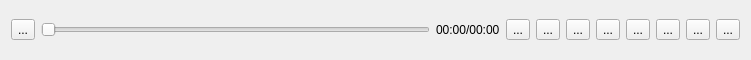
<?xml version="1.0" encoding="UTF-8"?>
<ui version="4.0">
 <class>videoCanvasTool</class>
 <widget class="QWidget" name="videoCanvasTool">
  <property name="geometry">
   <rect>
    <x>0</x>
    <y>0</y>
    <width>751</width>
    <height>60</height>
   </rect>
  </property>
  <property name="windowTitle">
   <string>Form</string>
  </property>
  <layout class="QHBoxLayout" name="horizontalLayout">
   <item>
    <widget class="QToolButton" name="playBtn">
     <property name="toolTip">
      <string>Play/Stop</string>
     </property>
     <property name="text">
      <string>...</string>
     </property>
     <property name="icon">
      <iconset resource="../resources/insta360studio.qrc">
       <normaloff>:/player/pause</normaloff>:/player/pause</iconset>
     </property>
     <property name="iconSize">
      <size>
       <width>36</width>
       <height>36</height>
      </size>
     </property>
    </widget>
   </item>
   <item>
    <widget class="QSlider" name="progressSlider">
     <property name="orientation">
      <enum>Qt::Horizontal</enum>
     </property>
    </widget>
   </item>
   <item>
    <widget class="QLabel" name="progressTime">
     <property name="text">
      <string>00:00/00:00</string>
     </property>
    </widget>
   </item>
   <item>
    <widget class="QToolButton" name="fullscreenBtn">
     <property name="toolTip">
      <string>Fullscreen</string>
     </property>
     <property name="text">
      <string>...</string>
     </property>
     <property name="icon">
      <iconset resource="../resources/insta360studio.qrc">
       <normaloff>:/player/fullscreen</normaloff>:/player/fullscreen</iconset>
     </property>
     <property name="iconSize">
      <size>
       <width>36</width>
       <height>36</height>
      </size>
     </property>
    </widget>
   </item>
   <item>
    <widget class="QToolButton" name="voiceBtn">
     <property name="toolTip">
      <string>Volume Switch</string>
     </property>
     <property name="text">
      <string>...</string>
     </property>
     <property name="icon">
      <iconset resource="../resources/insta360studio.qrc">
       <normaloff>:/player/volume_enabled</normaloff>:/player/volume_enabled</iconset>
     </property>
     <property name="iconSize">
      <size>
       <width>36</width>
       <height>36</height>
      </size>
     </property>
    </widget>
   </item>
   <item>
    <widget class="QToolButton" name="previewWindowBtn">
     <property name="toolTip">
      <string>Preview Window</string>
     </property>
     <property name="text">
      <string>...</string>
     </property>
     <property name="icon">
      <iconset resource="../resources/insta360studio.qrc">
       <normaloff>:/player/preview_windows_disabled</normaloff>:/player/preview_windows_disabled</iconset>
     </property>
     <property name="iconSize">
      <size>
       <width>36</width>
       <height>36</height>
      </size>
     </property>
    </widget>
   </item>
   <item>
    <widget class="QToolButton" name="projectionBtn">
     <property name="toolTip">
      <string>View Projection</string>
     </property>
     <property name="text">
      <string>...</string>
     </property>
     <property name="icon">
      <iconset resource="../resources/insta360studio.qrc">
       <normaloff>:/player/fisheye_mode_disabled</normaloff>:/player/fisheye_mode_disabled</iconset>
     </property>
     <property name="iconSize">
      <size>
       <width>36</width>
       <height>36</height>
      </size>
     </property>
    </widget>
   </item>
   <item>
    <widget class="QToolButton" name="snapshotBtn">
     <property name="toolTip">
      <string>Take Screenshot</string>
     </property>
     <property name="text">
      <string>...</string>
     </property>
     <property name="icon">
      <iconset resource="../resources/insta360studio.qrc">
       <normaloff>:/player/snapshot_disabled</normaloff>:/player/snapshot_disabled</iconset>
     </property>
     <property name="iconSize">
      <size>
       <width>36</width>
       <height>36</height>
      </size>
     </property>
    </widget>
   </item>
   <item>
    <widget class="QToolButton" name="editBtn">
     <property name="toolTip">
      <string>Edit With Studio</string>
     </property>
     <property name="text">
      <string>...</string>
     </property>
     <property name="icon">
      <iconset resource="../resources/insta360studio.qrc">
       <normaloff>:/player/edit_disabled</normaloff>:/player/edit_disabled</iconset>
     </property>
     <property name="iconSize">
      <size>
       <width>36</width>
       <height>36</height>
      </size>
     </property>
    </widget>
   </item>
   <item>
    <widget class="QToolButton" name="deleteBtn">
     <property name="toolTip">
      <string>Delete File</string>
     </property>
     <property name="text">
      <string>...</string>
     </property>
     <property name="icon">
      <iconset resource="../resources/insta360studio.qrc">
       <normaloff>:/player/delete_disabled</normaloff>:/player/delete_disabled</iconset>
     </property>
     <property name="iconSize">
      <size>
       <width>36</width>
       <height>36</height>
      </size>
     </property>
    </widget>
   </item>
   <item>
    <widget class="QToolButton" name="moreBtn">
     <property name="toolTip">
      <string>More Settings</string>
     </property>
     <property name="text">
      <string>...</string>
     </property>
     <property name="icon">
      <iconset resource="../resources/insta360studio.qrc">
       <normaloff>:/player/setting_disabled</normaloff>:/player/setting_disabled</iconset>
     </property>
     <property name="iconSize">
      <size>
       <width>36</width>
       <height>36</height>
      </size>
     </property>
    </widget>
   </item>
  </layout>
 </widget>
 <resources>
  <include location="../resources/insta360studio.qrc"/>
 </resources>
 <connections/>
</ui>
